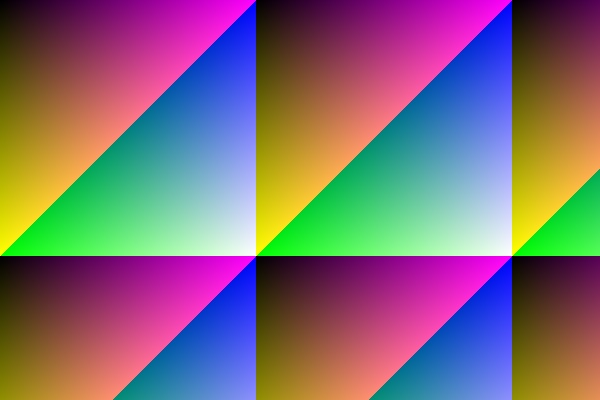
#> input picture color.jpg, 600 x 400 px
$ python task2.py
#> lines starting #> are read from the running program, lines starting #| are printed output that depends on the picture
import cv2
import numpy as np
import matplotlib.pyplot as plt

# 1. 读入彩色图像
img = cv2.imread('color.jpg')
#> img is the input picture: shape (400, 600, 3); mean B, G, R 115.2, 107.3, 126.8
if img is None:
    print("错误：找不到图片，请确保 color.jpg 存在")
    exit()

img_rgb = cv2.cvtColor(img, cv2.COLOR_BGR2RGB)
h, w = img.shape[:2]
#> h = 400; w = 600
print(f"原始图像尺寸: {h} x {w}")
#| 原始图像尺寸: 400 x 600

# 2. 转换到 YCbCr 色彩空间
img_ycrcb = cv2.cvtColor(img, cv2.COLOR_BGR2YCrCb)
#> img_ycrcb: shape (400, 600, 3); mean of channels 0, 1, 2 114.1, 137.1, 128.6
Y, Cr, Cb = cv2.split(img_ycrcb)
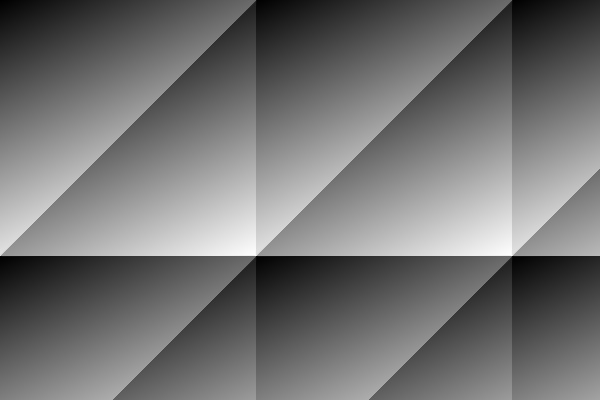
#> Y: shape (400, 600); min 0, max 254, mean 114.1
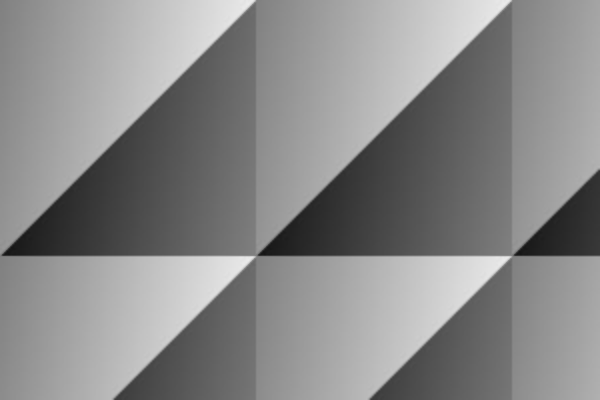
#> Cr: shape (400, 600); min 21, max 235, mean 137.1
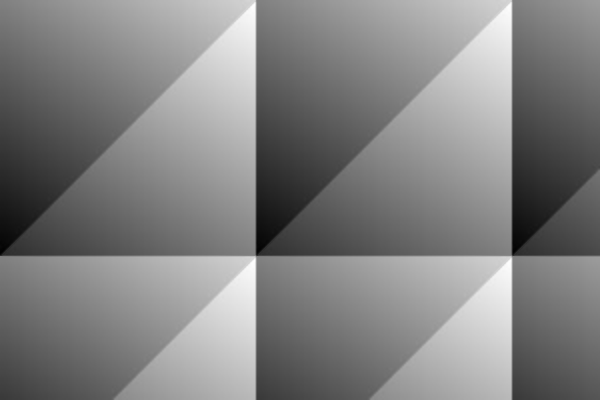
#> Cb: shape (400, 600); min 2, max 253, mean 128.6

# 3. 对 Cb、Cr 通道进行下采样（缩小到 1/2）
scale = 2  # 下采样比例
Cb_down = cv2.resize(Cb, (w // scale, h // scale), interpolation=cv2.INTER_LINEAR)
Cr_down = cv2.resize(Cr, (w // scale, h // scale), interpolation=cv2.INTER_LINEAR)
print(f"下采样后 Cb/Cr 尺寸: {Cb_down.shape}")
#| 下采样后 Cb/Cr 尺寸: (200, 300)

# 4. 用插值方法恢复原尺寸
# 使用双线性插值放大回原尺寸
Cb_up = cv2.resize(Cb_down, (w, h), interpolation=cv2.INTER_LINEAR)
Cr_up = cv2.resize(Cr_down, (w, h), interpolation=cv2.INTER_LINEAR)

# 5. 重建图像：用原 Y 通道 + 恢复后的 Cb、Cr
img_reconstructed_ycrcb = cv2.merge([Y, Cr_up, Cb_up])
#> img_reconstructed_ycrcb: shape (400, 600, 3); mean of channels 0, 1, 2 114.1, 137.1, 128.6
img_reconstructed_bgr = cv2.cvtColor(img_reconstructed_ycrcb, cv2.COLOR_YCrCb2BGR)
img_reconstructed_rgb = cv2.cvtColor(img_reconstructed_bgr, cv2.COLOR_BGR2RGB)

# 6. 计算 PSNR
def psnr(img1, img2):
    """计算峰值信噪比"""
    mse = np.mean((img1.astype(np.float64) - img2.astype(np.float64)) ** 2)
#> mse = 4.55
    if mse == 0:
        return float('inf')
    max_pixel = 255.0
    psnr_value = 20 * np.log10(max_pixel / np.sqrt(mse))
#> psnr_value = 41.55
    return psnr_value

psnr_value = psnr(img_rgb, img_reconstructed_rgb)
#> psnr_value = 41.55
print(f"\nPSNR (峰值信噪比): {psnr_value:.2f} dB")
#| PSNR (峰值信噪比): 41.55 dB

# 7. 显示对比结果
plt.figure(figsize=(15, 5))

plt.subplot(1, 3, 1)
plt.imshow(img_rgb)
plt.title(f'原图\n尺寸: {h}x{w}')
plt.axis('off')

plt.subplot(1, 3, 2)
plt.imshow(img_reconstructed_rgb)
plt.title(f'重建图像 (Cb/Cr 下采样 {scale}x)\nPSNR = {psnr_value:.2f} dB')
plt.axis('off')

# 显示差异图
diff = np.abs(img_rgb.astype(np.float64) - img_reconstructed_rgb.astype(np.float64))
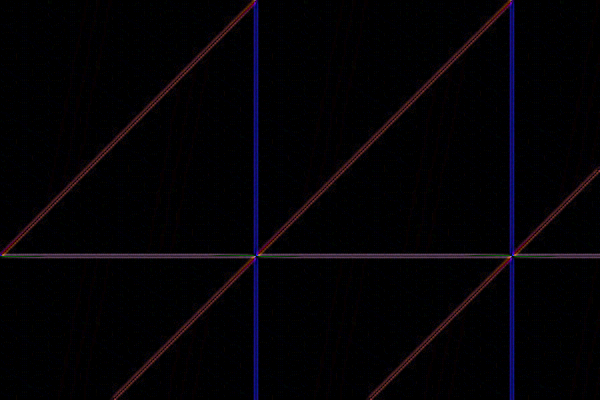
#> diff: shape (400, 600, 3) float64; mean R, G, B 0.6, 0.3, 0.8; drawn with min black and max white
plt.subplot(1, 3, 3)
plt.imshow(diff.astype(np.uint8))
plt.title(f'差异图 (放大显示误差)\n平均差异 = {np.mean(diff):.2f}')
plt.axis('off')

plt.tight_layout()
plt.show()
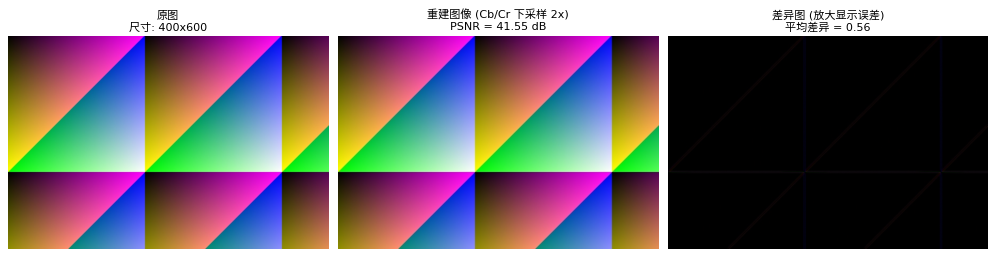
#> figure drawn by matplotlib, 3 panels

# 8. 分析结果
print("\n" + "="*50)
print("结果分析：")
print("="*50)
print(f"1. 下采样比例: {scale}x (Cb/Cr 分辨率降为原来的 1/{scale})")
print(f"2. PSNR 值: {psnr_value:.2f} dB")
#| 2. PSNR 值: 41.55 dB
if psnr_value > 30:
    print("   → PSNR > 30 dB，重建质量较好，人眼难以察觉明显差异")
elif psnr_value > 20:
    print("   → 20 dB < PSNR < 30 dB，重建质量一般，有一定失真")
else:
    print("   → PSNR < 20 dB，重建质量较差，失真明显")
print(f"3. 文件大小对比:")
print(f"   - 原图尺寸: {w}x{h}")
#|    - 原图尺寸: 600x400
print(f"   - Cb/Cr 下采样后数据量: {Cb_down.size * 2} 像素")
#|    - Cb/Cr 下采样后数据量: 120000 像素
print(f"   - 原 Cb/Cr 数据量: {Cb.size * 2} 像素")
#|    - 原 Cb/Cr 数据量: 480000 像素
print(f"   - 压缩率: {(Cb_down.size * 2) / (Cb.size * 2) * 100:.1f}%")
#|    - 压缩率: 25.0%
print("\n分析：人眼对亮度信息(Y)敏感，对色度信息(Cb/Cr)不敏感。")
print("对 Cb/Cr 下采样可大幅减少数据量，同时保持较好的视觉质量。")
print("这就是 JPEG 压缩的基本原理！")
